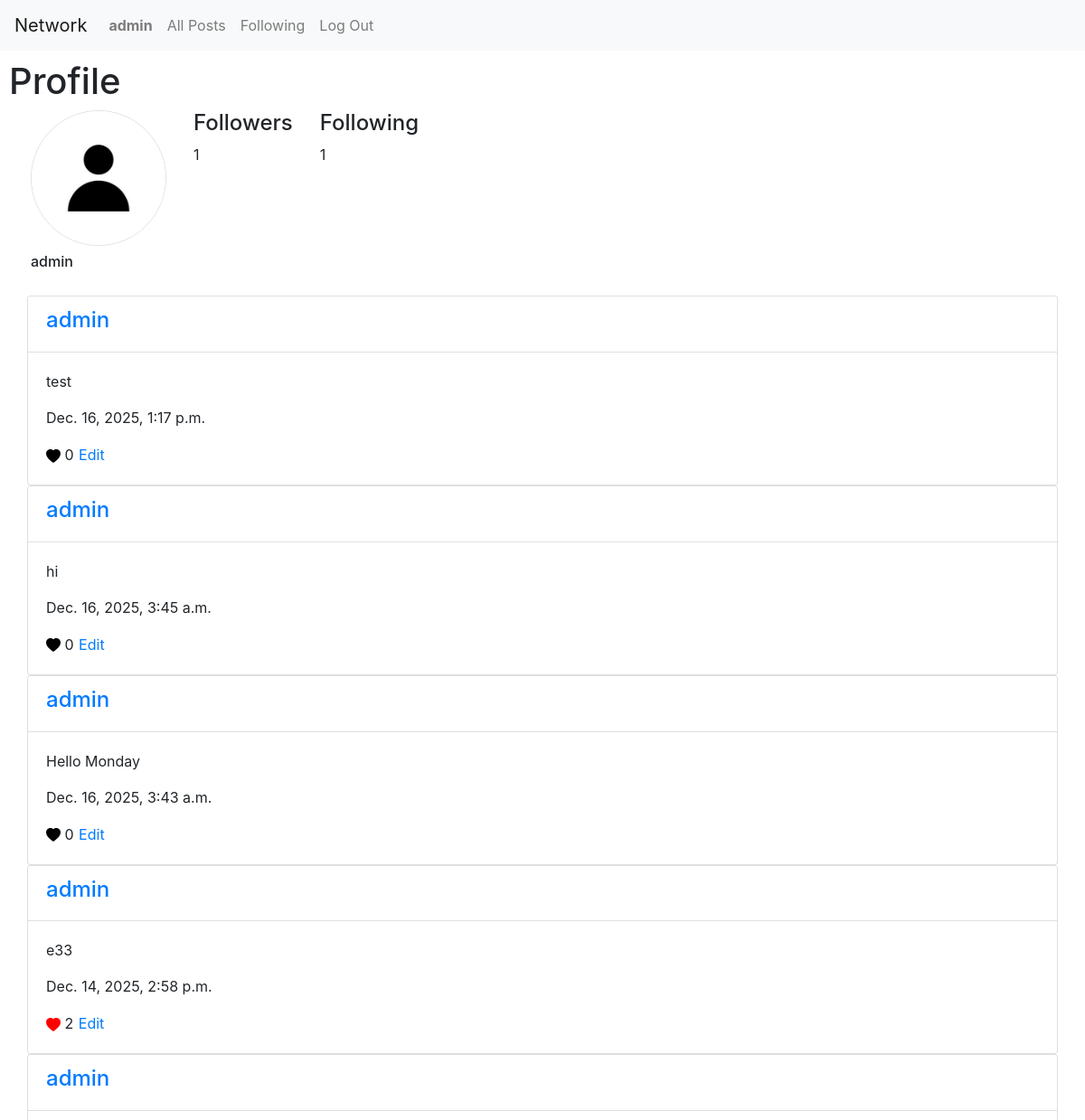
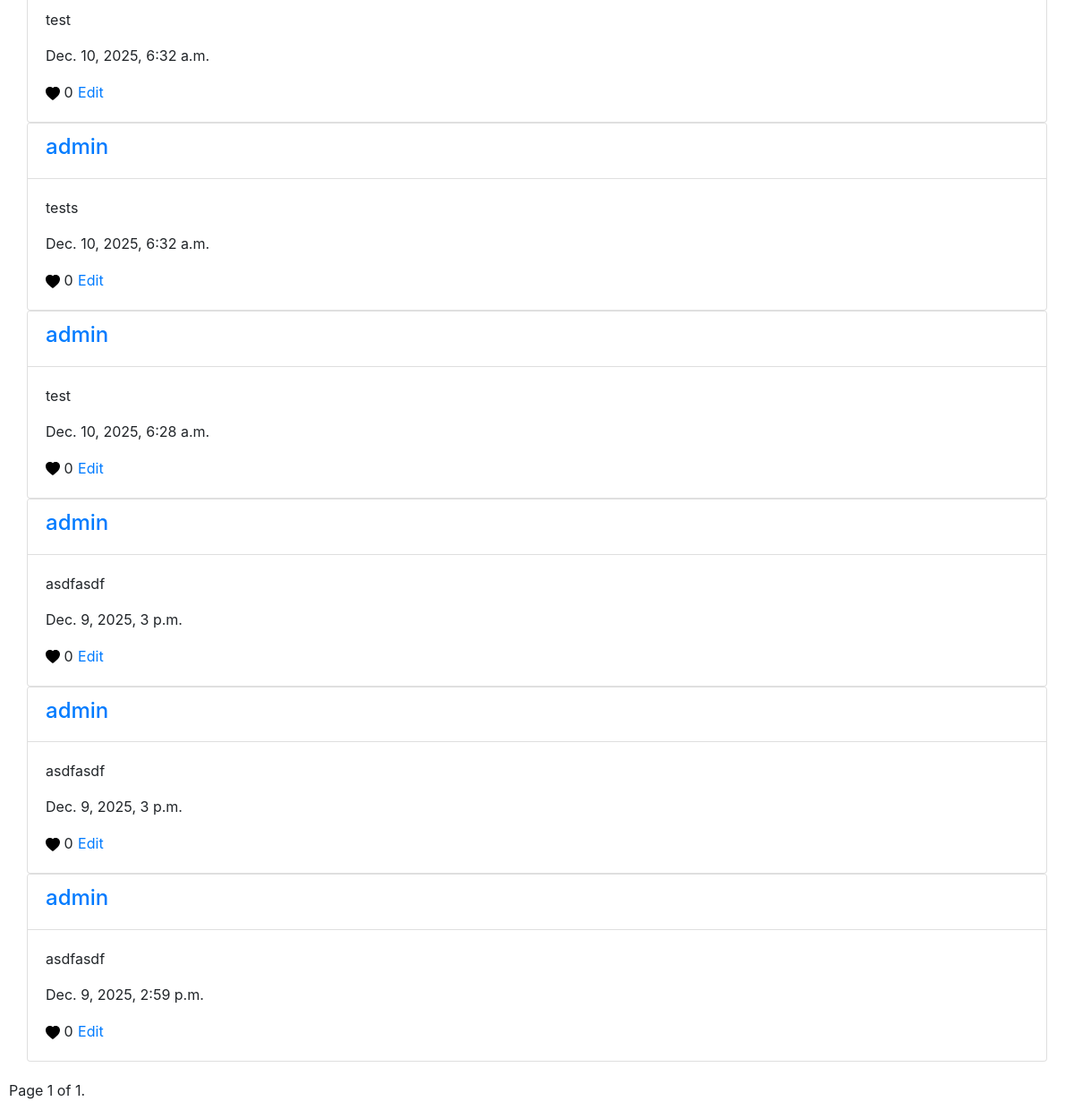
Screenshot of /profile/admin (signed in) with the database file from the repository (2 pictures, top to bottom).
### network/models.py (models this page shows)
class User(AbstractUser):
    pf_img = models.URLField(null=True, blank=True)

class Post(models.Model):
    user = models.ForeignKey(User, on_delete=models.CASCADE, related_name="posts")
    content = models.TextField()
    timestamp = models.DateTimeField(auto_now_add=True)

### network/views.py (the view)
# urls.py: path("profile/<str:username>", views.profile, name="profile"),
@login_required
def profile(request, username):
    user = User.objects.get(username=username)
    liked_posts = Like.objects.filter(user=request.user)
    posts = user.posts.prefetch_related(
        Prefetch("likes", queryset=liked_posts, to_attr="is_liked")
    )[::-1]
    paginator = Paginator(posts, 10)
    page_number = request.GET.get("page")
    page_obj = paginator.get_page(page_number)
    followed = request.user.following.filter(following=user).exists()
    return render(
        request,
        "network/index.html",
        {"posts": page_obj, "user_profile": user, "followed": followed},
    )

### network/templates/network/index.html (shortened to what this page needs)
{% extends "network/layout.html" %}
{% load static %}
{% block body %}
<div style="padding: 10px;">
    {% if user.is_authenticated %}
    {% if user_profile %}
    <div id="profile-view" data-user_profile="{{user_profile.id}}">
        <h1>Profile</h1>
        <div class="row align-items-start px-4 gy-3">
            <div class="col-auto text-start">
                <img src="{% static 'network/default-profile-account.jpg' %}" class="img-fluid rounded-circle border"
                    style="width: 150px; height: 150px; object-fit: cover;">
                <h6 class="mt-2">{{ user_profile.username }}</h6>
            </div>
            <div class="col-auto text-start">
                <h4>Followers</h4>
                <p id="follower_count" class="mb-0">{{ user_profile.followers.count }}</p>
            </div>
            <div class="col-auto text-start">
                <h4>Following</h4>
                <p id="following_count" class="mb-0">{{ user_profile.following.count }}</p>
            </div>
        </div>
    </div>
    {% elif request.resolver_match.url_name == 'follow' %}
    <div id="following-view">
        <h1>Following</h1>
    </div>
    {% endif %}
    <div class="column" style="padding: 20px; gap: 20px; display: flex; flex-direction: column;">
        <div id="all_post">
            {% for post in posts %}
            <div class="card" data-post_id="{{post.id}}">
                <div class="card-header" style="background-color: white;">
                    <a href="{% url 'profile' post.user %}">
                        <h4>{{post.user}}</h4>
                    </a>
                </div>
                <div class="card-body" data-content="{{post.content}}">
                    <p class="card-text content">{{post.content}}</p>
                    <p class="card-text timestamp">{{post.timestamp}}</p>
                    <svg xmlns="http://www.w3.org/2000/svg" width="16" height="16" fill="currentColor"
                        viewBox="0 0 16 16">
                        <path {% if post.is_liked %} class="unlike" {% else %} class="like" {% endif %}
                            fill-rule="evenodd"
                            d="M8 1.314C12.438-3.248 23.534 4.735 8 15-7.534 4.736 3.562-3.248 8 1.314" />
                    </svg>
                    <p class="like_count" style="display: inline;">{{post.likes.count}}</p>
                    {% if post.user == request.user %}
                    <button type="button" class="btn btn-link p-0 align-baseline edit">Edit</button>
                    {% endif %}
                </div>
            </div>
            {% empty %}
            <p>No Posts Found.</p>
            {% endfor %}
        </div>
    </div>
    <div class="pagination">
        <span class="step-links">
            <span class="current">
                Page {{ posts.number }} of {{ posts.paginator.num_pages }}.
            </span>
        </span>
    </div>
    {% else %}
    Please <a href="{% url 'login' %}">Login</a> first.
    {% endif %}
</div>
{% endblock %}

### network/templates/network/layout.html (shortened to what this page needs)
{% load static %}
<!DOCTYPE html>
<html lang="en">
    <head>
        <link rel="stylesheet" href="https://stackpath.bootstrapcdn.com/bootstrap/4.4.1/css/bootstrap.min.css">
        <link href="{% static 'network/styles.css' %}" rel="stylesheet">
    </head>
    <body>
        <nav class="navbar navbar-expand-lg navbar-light bg-light">
            <a class="navbar-brand" href="{% url 'index' %}">Network</a>
            <div>
              <ul class="navbar-nav mr-auto">
                {% if user.is_authenticated %}
                    <li class="nav-item" id="nav-profile">
                        <a class="nav-link" href="{% url 'profile' user.username %}"><strong>{{ user.username }}</strong></a>
                    </li>
                {% endif %}
                <li class="nav-item" id="nav-index">
                  <a class="nav-link" href="{% url 'index' %}">All Posts</a>
                </li>
                {% if user.is_authenticated %}
                    <li class="nav-item" id="nav-following">
                        <a class="nav-link" href="{% url 'follow' %}">Following</a>
                    </li>
                    <li class="nav-item">
                        <a class="nav-link" href="{% url 'logout' %}">Log Out</a>
                    </li>
                {% endif %}
              </ul>
            </div>
          </nav>
        <div class="body">
            {% block body %}
            {% endblock %}
        </div>
    </body>
</html>

### rows the page displays
User: username "admin", followers.count "1", following.count "1"
Post: user "admin", content "test", timestamp "Dec. 16, 2025, 1:17 p.m.", likes.count "0", shows "Edit"
Post: user "admin", content "hi", timestamp "Dec. 16, 2025, 3:45 a.m.", likes.count "0", shows "Edit"
Post: user "admin", content "Hello Monday", timestamp "Dec. 16, 2025, 3:43 a.m.", likes.count "0", shows "Edit"
Post: user "admin", content "e33", timestamp "Dec. 14, 2025, 2:58 p.m.", likes.count "2", shows "Edit"
Post: user "admin", content "test", timestamp "Dec. 10, 2025, 6:32 a.m.", likes.count "0", shows "Edit"
Post: user "admin", content "tests", timestamp "Dec. 10, 2025, 6:32 a.m.", likes.count "0", shows "Edit"
Post: user "admin", content "test", timestamp "Dec. 10, 2025, 6:28 a.m.", likes.count "0", shows "Edit"
Post: user "admin", content "asdfasdf", timestamp "Dec. 9, 2025, 3 p.m.", likes.count "0", shows "Edit"
Post: user "admin", content "asdfasdf", timestamp "Dec. 9, 2025, 3 p.m.", likes.count "0", shows "Edit"
Post: user "admin", content "asdfasdf", timestamp "Dec. 9, 2025, 2:59 p.m.", likes.count "0", shows "Edit"

### other values shown
{{ posts.number }} "1"
{{ posts.paginator.num_pages }} "1"
